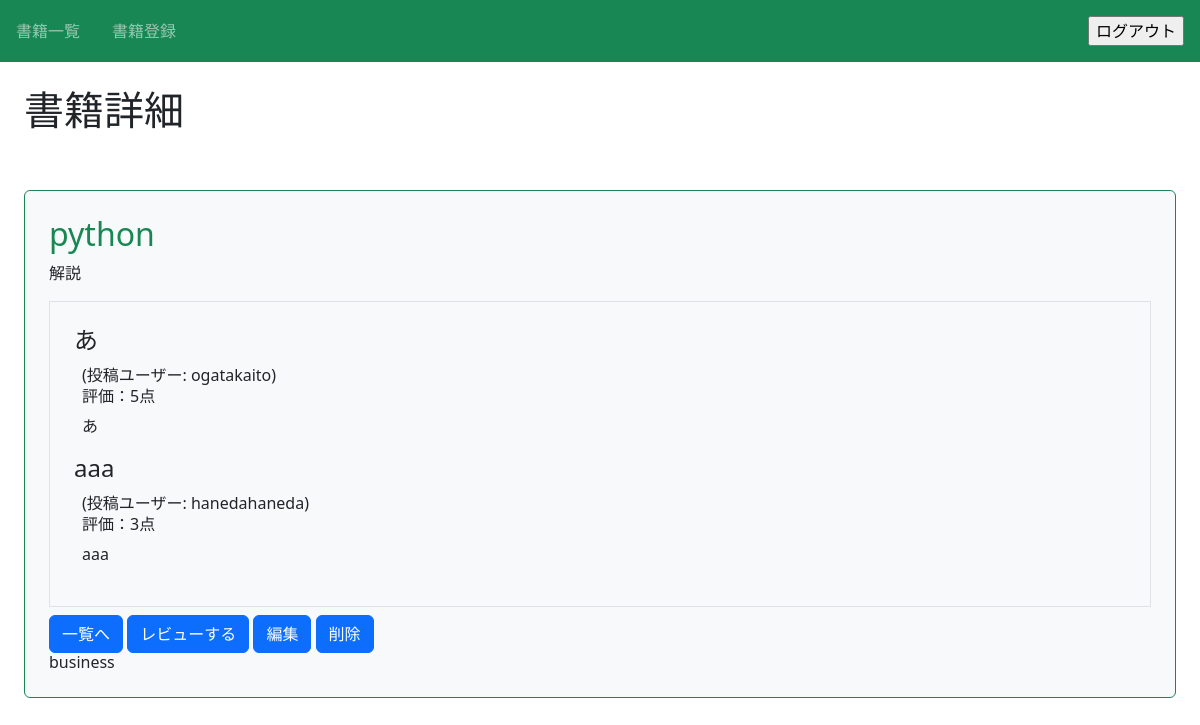
/book/11/detail/ (signed in), run on the app's committed database.
### book/models.py (models this page shows, shortened)
class Book(Model):
    title = CharField(max_length=100)
    text = TextField()
    thumbnail = ImageField(null=True, blank=True)
    category = CharField(max_length=100,choices=CATEGORY)
    user = ForeignKey('auth.User',on_delete=CASCADE)

class Review(Model):
    book = ForeignKey(Book, on_delete=CASCADE)
    title = CharField(max_length=100)
    text = TextField()
    rate = IntegerField(choices=RATE_CHOICES)
    user = ForeignKey('auth.User', on_delete=CASCADE)

### book/views.py (the view)
# urls.py: path('book/<int:pk>/detail/',DetailBookView.as_view(),name='detail-book'),
class DetailBookView(LoginRequiredMixin,DetailView):
    template_name = 'book/book_detail.html'
    model = Book

### book/templates/book/book_detail.html (shortened to what this page needs)
{% extends 'base.html' %}
{% block h1 %}書籍詳細{% endblock h1 %}
{% block content %}
    <div class="p-4 m-4 bg-light border border-success rounded">
        <h2 class="text-success">{{ object.title }}</h2>
        <p>{{ object.text }}</p>
        <div class="border p-4 mb-2">
        {% for review in object.review_set.all %}
        <div>
            <h3 class="h4">{{ review.title }}</h3>
            <div class="px-2">
                <span>(投稿ユーザー: {{ review.user.username }})</span>
                <h6>評価：{{ review.rate }}点</h6>
                <p>{{ review.text }}</p>
            </div>
        </div>
        {% endfor %}
        </div>
        <a href="{% url 'list-book' %}" class="btn btn-primary">一覧へ</a>
        <a href="{% url 'review' object.pk %}" class="btn btn-primary">レビューする</a>
        <a href="{% url 'update-book' object.pk %}" class="btn btn-primary">編集</a>
        <a href="{% url 'delete-book' object.pk %}" class="btn btn-primary">削除</a>
        <h6 class="card-title">{{ object.category }}</h6>
    </div>
{% endblock content %}

### book/static/book/css/style.css (style rules this page uses)
a { text-decoration: none !important; }

### data on the page
Book: title "python", text "解説", category "business"
Review: title "あ", user.username "ogatakaito", rate "5", text "あ"
Review: title "aaa", user.username "hanedahaneda", rate "3", text "aaa"
